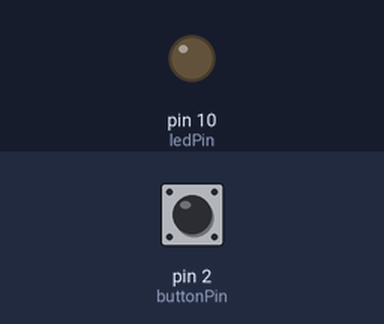
Bench run of a sketch on a simulated Arduino Uno, built with avr-gcc and run on an emulated ATmega328P. On the bench: output pins drawn as LEDs (lit = HIGH). The inputs (shaded band) are chosen by the test bench; at power-on: pin 2 (buttonPin) LOW.

Above: at 1.2 s.
1.3 s: pin 2 (buttonPin) pulled HIGH for 0.15 s
At 2.0 s:
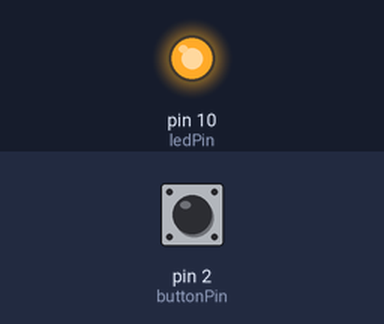
2.9 s: pin 2 (buttonPin) pulled HIGH for 1 s
At 3.2 s:
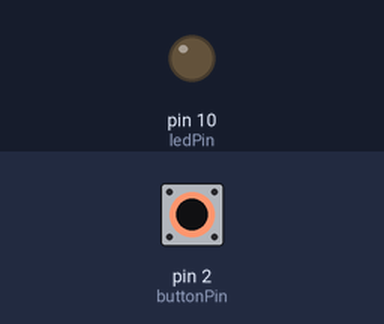
5.4 s: pin 2 (buttonPin) pulled HIGH for 3.2 s
At 6.3 s:
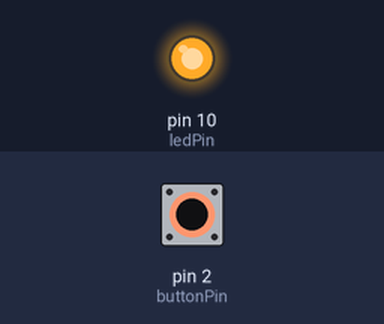
Timing chart, 0 to 8.4 s (numbered marks = the images above; inputs shaded):
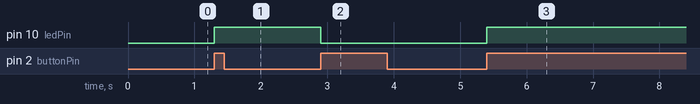

The sketch:

interrupt_button_led_debounce.ino
```cpp
const int ledPin = 10;
const int buttonPin = 2;

int led_state = LOW;
bool led_state_changed = false;

int buttonState;
int lastButtonState = LOW;

unsigned long lastDebounceTime = 0;
unsigned long debounceDelay = 50;

void buttonPressed() {
  led_state = (led_state == LOW) ? HIGH : LOW;
  led_state_changed = true;
}

void setup() {
  pinMode(ledPin, OUTPUT);
  pinMode(buttonPin, INPUT);
  attachInterrupt(digitalPinToInterrupt(buttonPin), buttonPressed, RISING);
}

void loop() {
  int reading = digitalRead(buttonPin);

  if (reading != lastButtonState) {
    lastDebounceTime = millis();
  }

  if ((millis() - lastDebounceTime) > debounceDelay) {
    if (reading != buttonState) {
      buttonState = reading;

      if (buttonState == HIGH) {
        if (led_state_changed) {
          led_state_changed = false;
        }
      }
    }
  }

  digitalWrite(ledPin, led_state);

  lastButtonState = reading;
}
```

Measured:
- after the input at 1.3 s, pin 10 (ledPin): LOW → HIGH at once
- after the input at 2.9 s, pin 10 (ledPin): HIGH → LOW at once
- after the input at 5.4 s, pin 10 (ledPin): LOW → HIGH at once
